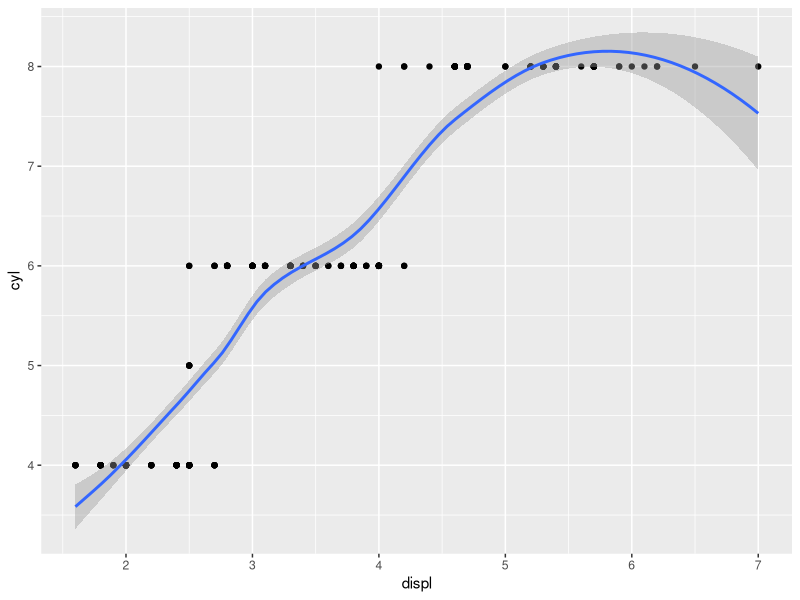
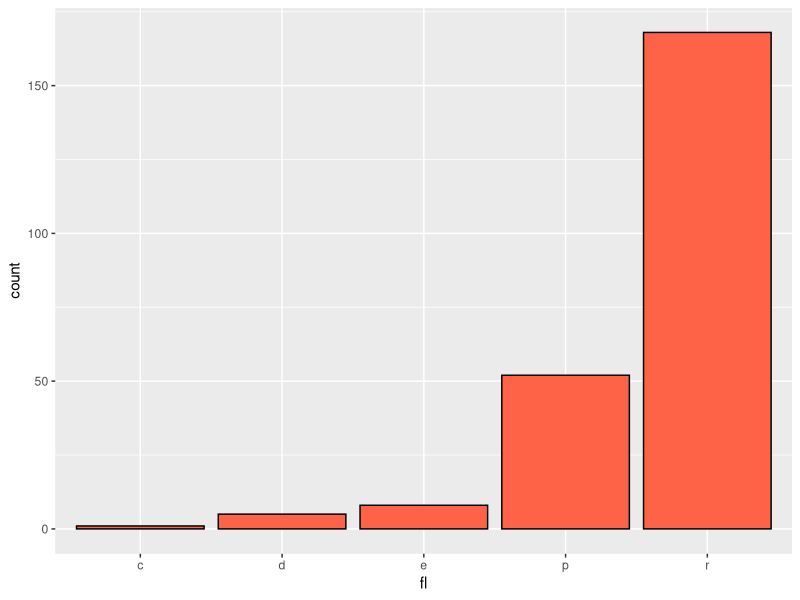
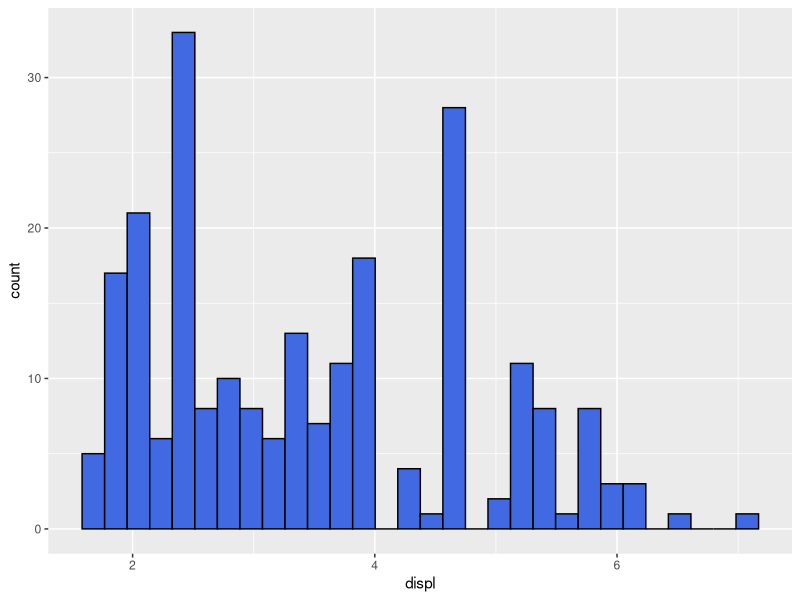
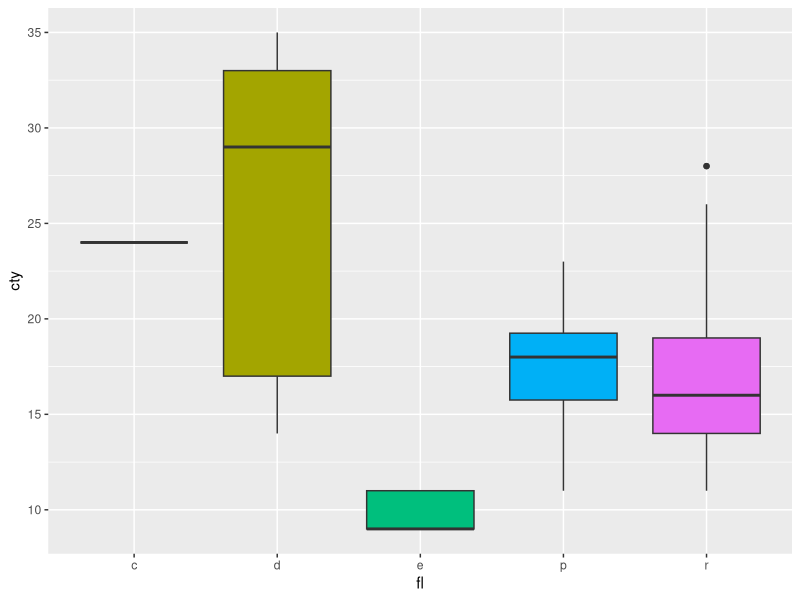
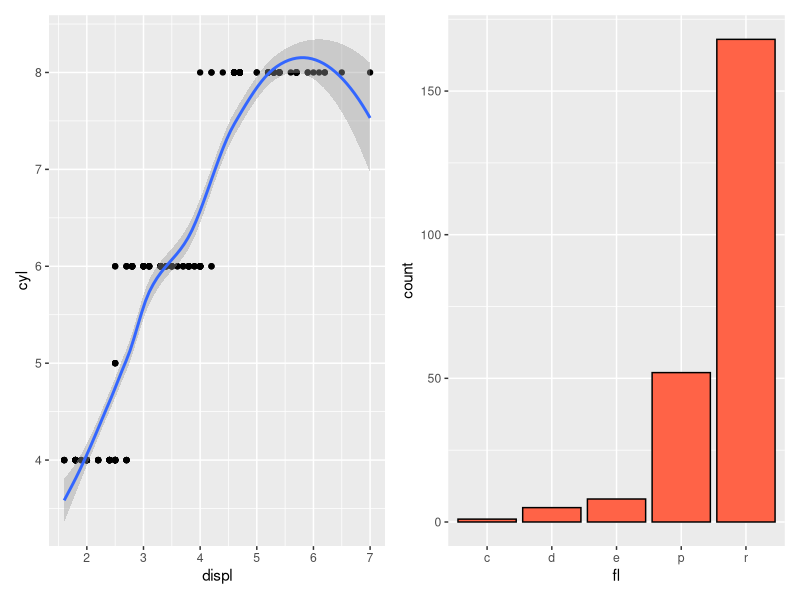
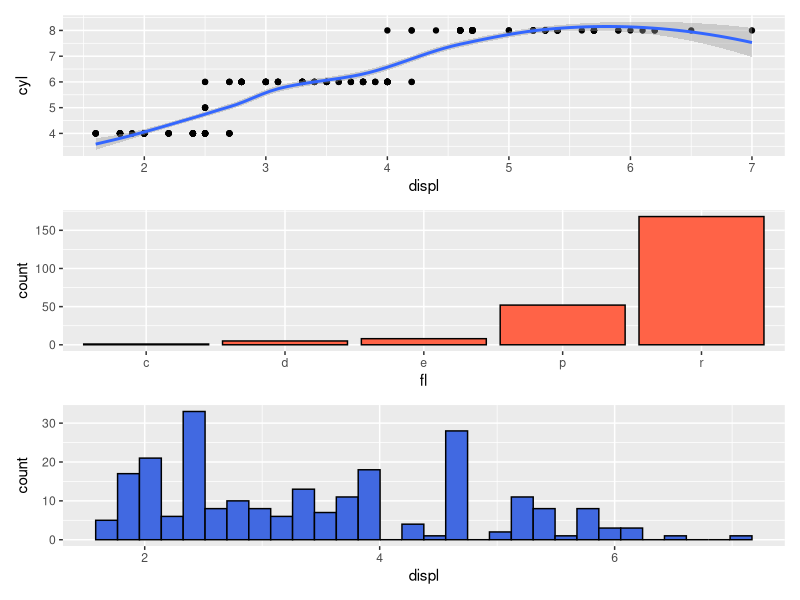
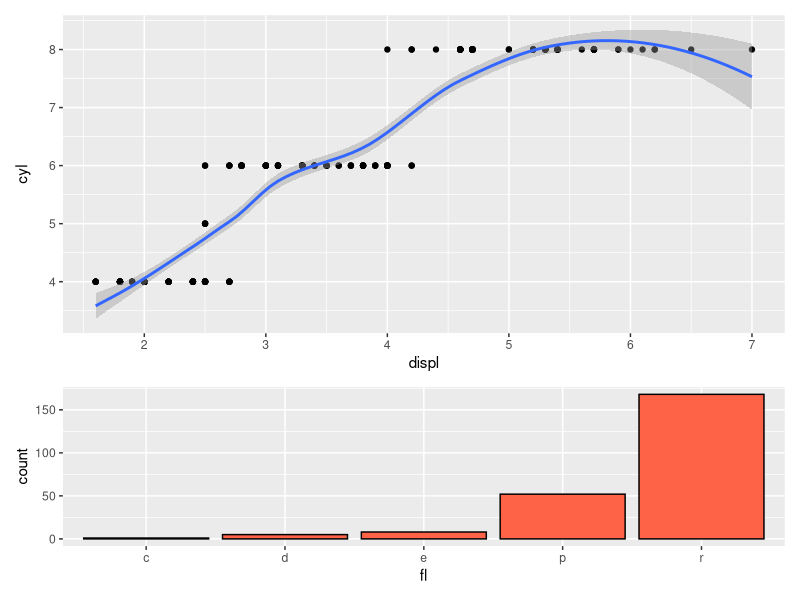
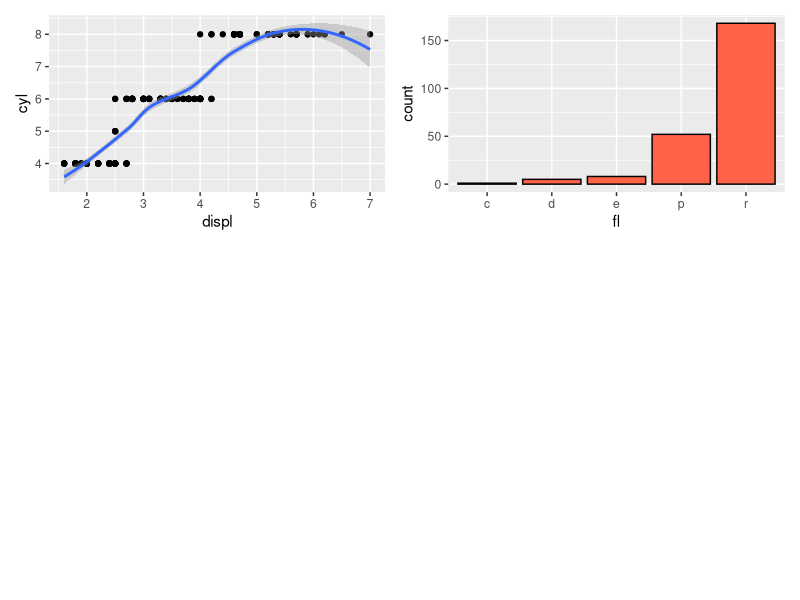

Write R code to recreate these figures, in order. (Note: this script raises an error after producing the figures.)
# ggplot graphics
# 04.10.2018

library(ggplot2)
library(patchwork)
library(TeachingDemos)
library(ggthemes)
char2seed("Sienna")
data('mtcars')

d=mpg

# create four individual graphs
g1 <- ggplot(data=d,mapping = aes(x=displ,y=cyl)) + 
  geom_point() + 
  geom_smooth()
print(g1)

# second graph
g2 <- ggplot(data = d,mapping = aes(x=fl,fill=I("tomato"), color=I("black"))) + 
  geom_bar(stat="count") + 
  theme(legend.position = "none")
print(g2)

g3=ggplot(data=d, 
          mapping = aes(x=displ, fill=I("royalblue"), color=I("black"))) +
  geom_histogram()
print(g3)

g4=ggplot(data=d,
          mapping=aes(x=fl, y=cty, fill=fl)) +
  geom_boxplot() + theme(legend.position = "none")
print(g4)

# patchwork
# place two plots horizontally
 g1 + g2
 
 g1 + g2 + g3 + plot_layout(ncol=1)
 
 g1 + g2 + plot_layout(ncol=1, heights=c(2,1))
 
 g1 + g2 + plot_layout(ncol=2, heights=c(1,2))
 
 g1 + plot_spacer() + g2
 
 g1 + {
   g2 + {
     g3 + 
       g4 + 
         plot_layout(ncol=1)
       }
     }
      + plot_layout(ncol=1)

 g1 + g2 - g3 + plot_layout(ncol=1)
 
 (g1 | g2 | g3)/g4
 
 g3a= g3 + scale_x_reverse()
 g3b =g3 + scale_y_reverse()
 g3c =g3 + scale_y_reverse() + scale_x_reverse()
 
 (g3 | g3a) / ( g3b | g3c)
 
 (g3 + coord_flip() | g3a + coord_flip())/ (g3b + coord_flip() | g3c + coord_flip())
 
 # save 
 #ggsave(filename="MyPlot.pdf", plot=g3, device="pdf", width=20, height=20,
#        units="cm")
 
 # mapping of vars to aes
 
m1= ggplot (data=mpg, mapping=aes(x=displ, y=cty, color=class))+
  geom_point(size=2, shape=21)
print(m1) 

m2= ggplot (data=mpg, mapping=aes(x=displ, y=cty, shape=class))+
  geom_point(size=2)
print(m2) 

m3= ggplot (data=mpg, mapping=aes(x=displ, y=cty))+
  geom_point(fill="coral", color="royalblue", shape=21)
print(m3)

m4= ggplot (data=mpg, mapping=aes(x=displ, y=cty, size=class))+
  geom_point()
print(m4) 

# 2 vars
m5= ggplot (data=mpg, mapping=aes(x=displ, y=cty, size=hwy, color=hwy))+
  geom_point()
print(m5)

m6= ggplot (data=mpg, mapping=aes(x=displ, y=cty, shape=class, color=hwy))+
  geom_point()
print(m6)

# 3 vars
m7= ggplot (data=mpg, mapping=aes(x=displ, y=cty, 
                                  shape=drv, size=hwy,color=fl))+
  geom_point()
print(m7)

# mapping a var to the same aes for two different geoms
m7= ggplot (data=mpg, mapping=aes(x=displ, y=cty, 
                                  color=drv))+
  geom_point() + geom_smooth(method="lm")
print(m7)

# facetting for visualization in a set of related plots

m8= ggplot (data=mpg, mapping=aes(x=displ, y=cty, color=hwy)) + 
  geom_point() 
print(m8)
# classification for rows, for cols
m8 + facet_grid(class ~ fl)
m8 + facet_grid(class ~ fl, scales="free_y")

# facet on only 1 var
m8 + facet_grid(. ~ class)

# use facet wrap for unordered graphs
m8 + facet_wrap(~ class)

# combine vars in a facet wrap
m8+ facet_wrap(~class + fl, drop=FALSE)

m9= ggplot (data=mpg, mapping=aes(x=displ, y=cty, color=drv)) + 
  geom_smooth(method="lm", se=FALSE)
print(m9)
m9 + facet_grid(. ~ class)

# fitting with boxplots over a cont. var
m10= ggplot (data=mpg, mapping=aes(x=displ, y=cty)) + 
  geom_boxplot()
print(m10)
m10 + facet_grid(. ~ class)

m10= ggplot (data=mpg, mapping=aes(x=displ, y=cty, group=drv, fill=drv)) + 
  geom_boxplot()
print(m10)
m10 + facet_grid(. ~ class)
